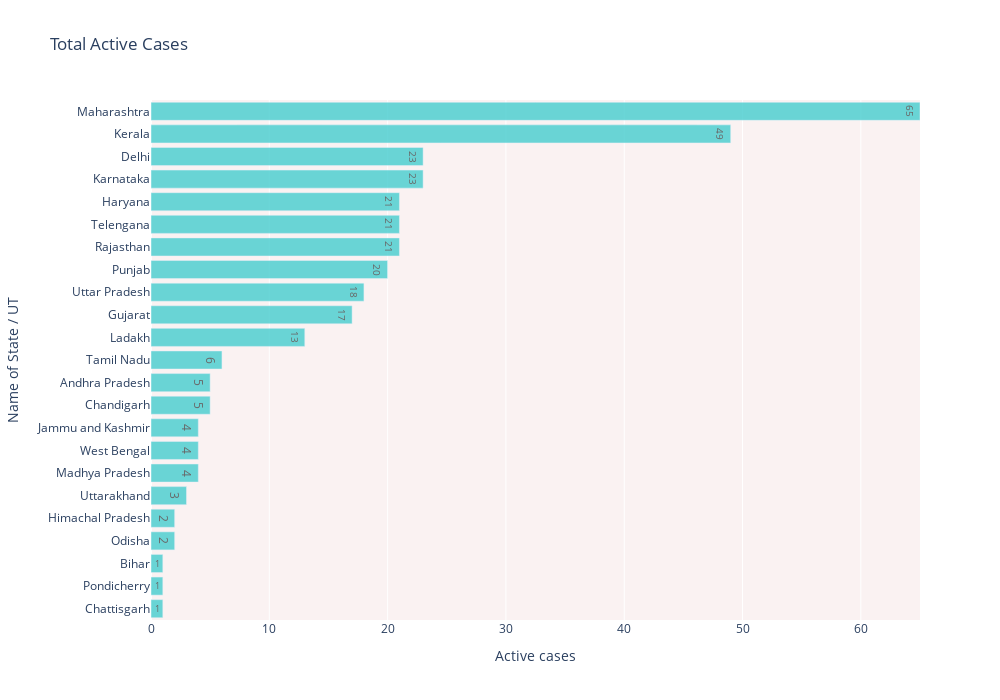

The notebook cell this image was saved under:
### Code cell
fig = px.bar(df.sort_values('Active cases', ascending=False).sort_values('Active cases', ascending=True), 
             x="Active cases", y="Name of State / UT", 
             title='Total Active Cases', 
             text='Active cases', 
             orientation='h', 
             width=1000, height=700, range_x = [0, max(df['Active cases'])])
fig.update_traces(marker_color='#46cdcf', opacity=0.8, textposition='inside')

fig.update_layout(plot_bgcolor='rgb(250, 242, 242)')
fig.show()

### Figure 1 — Plotly figure (JSON) as saved in the notebook; plotly's stock layout.template omitted (floating-point values rounded to 4 significant figures)
{"data": [{"opacity": 0.8, "hovertemplate": "Active cases=%{text}<br>Name of State / UT=%{y}", "showlegend": false, "legendgroup": "", "name": "", "yaxis": "y", "text": [1, 1, 1, 2, 2, 3, 4, 4, 4, 5, 5, 6, 13, 17, 18, 20, 21, 21, 21, 23, 23, 49, 65], "xaxis": "x", "y": ["Chattisgarh", "Pondicherry", "Bihar", "Odisha", "Himachal Pradesh", "Uttarakhand", "Madhya Pradesh", "West Bengal", "Jammu and Kashmir", "Chandigarh", "Andhra Pradesh", "Tamil Nadu", "Ladakh", "Gujarat", "Uttar Pradesh", "Punjab", "Rajasthan", "Telengana", "Haryana", "Karnataka", "Delhi", "Kerala", "Maharashtra"], "hoverlabel": {"namelength": 0}, "offsetgroup": "", "textposition": "inside", "marker": {"color": "#46cdcf"}, "x": [1, 1, 1, 2, 2, 3, 4, 4, 4, 5, 5, 6, 13, 17, 18, 20, 21, 21, 21, 23, 23, 49, 65], "alignmentgroup": "True", "type": "bar", "orientation": "h"}], "layout": {"xaxis": {"range": [0, 65], "domain": [0, 1], "anchor": "y", "title": {"text": "Active cases"}}, "title": {"text": "Total Active Cases"}, "plot_bgcolor": "rgb(250, 242, 242)", "yaxis": {"domain": [0, 1], "anchor": "x", "title": {"text": "Name of State / UT"}}, "height": 700, "barmode": "relative", "width": 1000, "legend": {"tracegroupgap": 0}}}
